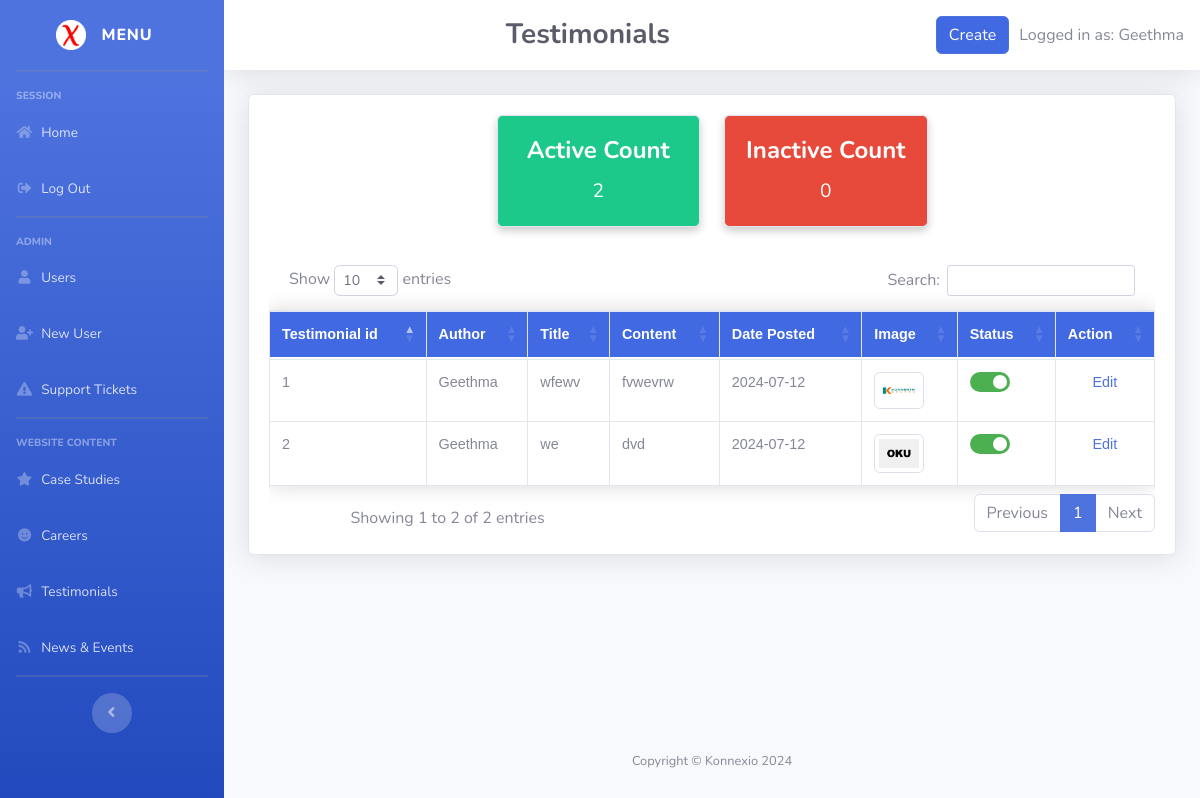
/admin_page/Testimonials.php (signed in), run on an earlier commit of the app's database.
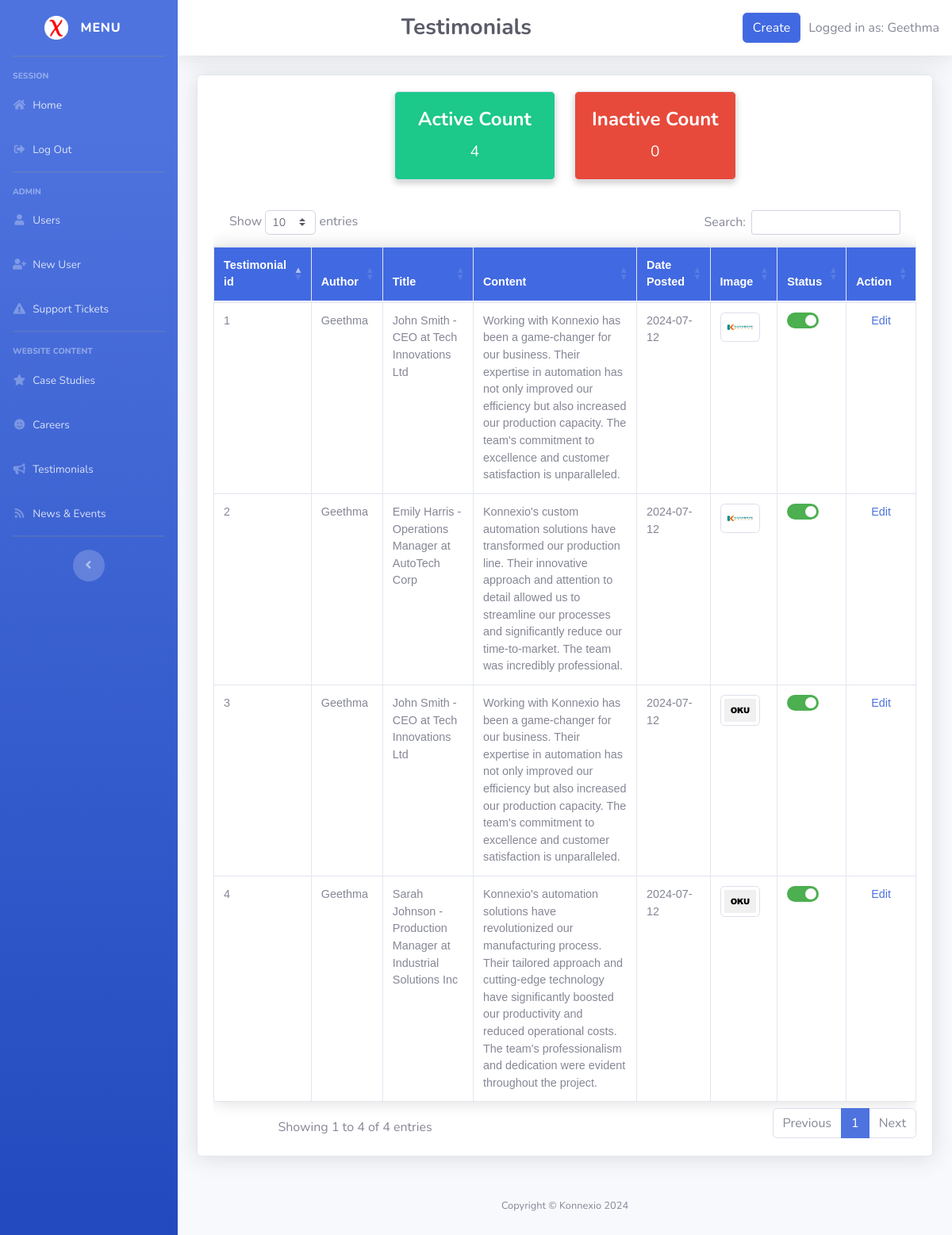
And on a later commit of the database.
### tables this page shows
CREATE TABLE `testimonial` (
  `testimonial_id` int(11) NOT NULL,
  `userid` int(11) NOT NULL,
  `title` varchar(255) DEFAULT NULL,
  `content` text DEFAULT NULL,
  `posted_date` date DEFAULT current_timestamp(),
  `image` varchar(255) DEFAULT NULL,
  `isactive` tinyint(1) NOT NULL DEFAULT 1,
  `last_updated_date` datetime DEFAULT NULL
);

CREATE TABLE `user` (
  `userid` int(11) NOT NULL,
  `first_name` varchar(255) NOT NULL,
  `last_name` varchar(255) NOT NULL,
  `roleid` int(11) NOT NULL,
  `contact_no` bigint(11) DEFAULT NULL,
  `email` varchar(255) DEFAULT NULL,
  `Gender` varchar(255) DEFAULT NULL,
  `Address` varchar(255) DEFAULT NULL,
  `isactive` tinyint(1) NOT NULL DEFAULT 1,
  `last_updated_date` datetime DEFAULT NULL
);

### admin_page/AdminPagesBody.php (the view, shortened to what this page needs)
<?php
$pageName = basename($_SERVER['PHP_SELF']);
$pagesToHideCreateButton = ['UserManagement.php', 'SupportTicket.php'];
$hideCreateButton = in_array($pageName, $pagesToHideCreateButton);
?>
<!DOCTYPE html>
<html lang="en">
<head>
    <link rel="stylesheet" href="https://stackpath.bootstrapcdn.com/bootstrap/4.5.2/css/bootstrap.min.css">
    <link rel="stylesheet" href="https://cdn.datatables.net/1.10.25/css/dataTables.bootstrap4.min.css">
</head>
<body>
<div id="wrapper">
    <?php include 'Sidebar.php'; ?>
    <div id="content-wrapper" class="d-flex flex-column">
        <div id="content">
            <nav class="navbar navbar-expand navbar-light bg-white topbar mb-4 static-top shadow">
            <div class="container-fluid">
                    <h3 class="m-0 font-weight-bold text-dark"><?php echo $tableName; ?></h3>
                    <div class="top-right justify-content-right">
                        <?php if (!$hideCreateButton): ?>
                            <a href="<?php echo $createButtonUrl; ?>" class="btn btn-primary btn-create">Create</a>
                        <?php endif; ?>
                        <span>Logged in as: <?php echo $_SESSION['first_name']; ?></span>
                    </div>
            </div>
            </nav>
            <div class="container-fluid">
				<div class="card shadow mb-4">
					<div class="card-body">
                        <div class="row justify-content-center mb-4">
                            <div class="col-sm-3 mb-1">
                                <div class="card text-white bg-success rounded">
                                    <div class="card-body">
                                        <h5 class="card-title"><?php echo isset($activeUsers) ? 'Active Users' : 'Active Count'; ?></h5>
                                        <p class="card-text"><?php echo $activeCount; ?></p>
                                    </div>
                                </div>
                            </div>
                            <div class="col-sm-3 mb-1">
                                <div class="card text-white bg-danger rounded">
                                    <div class="card-body">
                                        <h5 class="card-title"><?php echo isset($activeUsers) ? 'Deactivated Users' : 'Inactive Count'; ?></h5>
                                        <p class="card-text"><?php echo $inactiveCount; ?></p>
                                    </div>
                                </div>
                            </div>
                        </div>
                        <div class="table-responsive">
                            <?php
                                echo '<table class="table table-bordered dataTable styled-table" id="dataTable" width="100%" cellspacing="0" >
                                        <thead>
                                            <tr>';
                                                foreach ($tableTitles as $title) {
                                                    echo '<th scope="col">'.$title.'</th>';
                                                }
                                                if ($tableDbName != 'support_ticket') {
                                                    echo '<th scope="col">Action</th>';
                                                }
                                            echo'</tr>
                                        </thead>
                                        <tbody>';
                                while ($row = $result->fetch_assoc()) {
                                    echo '<tr>';
                                    foreach ($tableColumnNames as $columnName) {
										$columnNameWithoutAlias = str_replace('cs.', '', $columnName);
										$columnNameWithoutAlias = str_replace('r.', '', $columnNameWithoutAlias);
										$columnNameWithoutAlias = str_replace('cr.', '', $columnNameWithoutAlias);
                                        echo '<td class="left-align">';
                                        if ($columnNameWithoutAlias === 'image') {
                                            $imagePath = 'upload/'.$row[$columnNameWithoutAlias];
                                            echo '<a href="#" class="thumbnail-link" data-toggle="modal" data-target="#imageModal" data-image="'.$imagePath.'">';
                                            echo '<img src="'.$imagePath.'" alt="image" class="img-thumbnail">';
                                            echo '</a>';
                                        } elseif ($columnNameWithoutAlias === 'isactive') {
											echo '<label class="switch">';
											echo '<span class="slider round"></span>';
											echo '</label>';
										} elseif ($columnNameWithoutAlias === 'form') {
											$scriptData = $row['form'];
											echo htmlspecialchars($scriptData);
									    } else {
                                            echo $row[$columnNameWithoutAlias];
                                        }
                                        echo '</td>';
                                    }
									if ($tableDbName != 'support_ticket') {
										echo '<td><a href="' . $editButtonUrl . '?id='.$row[$tablePrimaryKey].'">Edit</a></td>';
									}
									echo '</tr>';
								}
                                echo '</tbody>
                                    </table>';
                            ?>
                        </div>
                    </div>
                </div>
            </div>
        </div>
        <footer class="sticky-footer">
            <div class="container my-auto">
                <div class="copyright text-center my-auto">
                    <span>Copyright &copy; Konnexio 2024</span>
                </div>
            </div>
        </footer>
    </div>
</div>
<?php include 'ReferencesBottom.php'?>
</body>
</html>

### admin_page/Testimonials.php (shortened to what this page needs)
<!DOCTYPE html>
<html lang="en">
<head>
    <?php include 'ReferencesTop.php'; ?>
</head>
<body id="page-top">
    <?php
        include 'Connection.php';
        $tableTitles = ['Testimonial id', 'Author', 'Title', 'Content', 'Date Posted','Image', 'Status'];
        $tableColumnNames = ['testimonial_id', 'first_name', 'title', 'content', 'posted_date','image','cs.isactive'];
        $tableName = 'Testimonials';
        $tableDbName = 'testimonial';
		$createButtonUrl = 'TestimonialNew.php';
		$editButtonUrl = 'TestimonialEdit.php';
		$tablePrimaryKey = 'testimonial_id';
        $query = 'SELECT ' . implode(',', $tableColumnNames) . '
                  FROM ' . $tableDbName . ' cs
                  JOIN user u ON cs.userid = u.userid';
        $result = $conn->query($query);
        $activeQuery = "SELECT COUNT(*) as active_count FROM $tableDbName WHERE isactive = 1";
        $inactiveQuery = "SELECT COUNT(*) as inactive_count FROM $tableDbName WHERE isactive = 0";
        $activeResult = $conn->query($activeQuery);
        $inactiveResult = $conn->query($inactiveQuery);
        $activeCount = $activeResult->fetch_assoc()['active_count'];
        $inactiveCount = $inactiveResult->fetch_assoc()['inactive_count'];
        include 'AdminPagesBody.php';
    ?>
</body>
</html>

### admin_page/ReferencesTop.php (shortened to what this page needs)
<!DOCTYPE html>
<html lang="en">
<head>
</head>
<body>
    <link href="https://cdn.jsdelivr.net/npm/bootstrap@5.0.2/dist/css/bootstrap.min.css" rel="stylesheet">
    <link href="vendor/fontawesome-free/css/all.min.css" rel="stylesheet" type="text/css">
    <link href="css/sb-admin-2.min.css" rel="stylesheet">
    <link href="vendor/datatables/dataTables.bootstrap4.min.css" rel="stylesheet">
</body>
</html>

### admin_page/connection.php (shortened to what this page needs)
<!DOCTYPE html>
<html lang="en">
<head>
</head>
<body>
</body>
</html>

### admin_page/Sidebar.php (shortened to what this page needs)
<!DOCTYPE html>
<html lang="en">
<head>
    <?php include 'ReferencesTop.php'; ?>
</head>
<body>
    <ul class="navbar-nav bg-gradient-primary sidebar sidebar-dark accordion" id="accordionSidebar">
        <a class="sidebar-brand d-flex align-items-center justify-content-center" href="Admin.php">
            <div class="sidebar-brand-icon rotate-n-0">
                <img src="smallLogo2.png" class="img-fluid" alt="Company Logo" width="30" height="auto">
            </div>
            <div class="sidebar-brand-text mx-3">Menu</div>
        </a>
        <hr class="sidebar-divider">
        <div class="sidebar-heading">
            Session
        </div>
        <li class="nav-item">
            <a class="nav-link" href="Admin.php">
                <i class="fas fa-fw fa-home"></i>
                <span>Home</span>
            </a>
        </li>
        <li class="nav-item">
            <a class="nav-link" href="javascript:void(0);" onclick="logout();">
                <i class="fas fa-fw fa-sign-out-alt"></i>
                <span>Log Out</span>
            </a>
        </li>
        <?php if ($_SESSION['roleid'] == 1): ?>
        <hr class="sidebar-divider">
        <?php endif; ?>
        <?php if ($_SESSION['roleid'] == 1): ?>
        <div class="sidebar-heading">
            Admin
        </div>
        <?php endif; ?>
        <?php if ($_SESSION['roleid'] == 1): ?>
        <li class="nav-item">
            <a class="nav-link" href="UserManagement.php">
                <i class="fas fa-fw fa-user"></i>
                <span>Users</span>
            </a>
        </li>
        <?php endif; ?>
        <?php if ($_SESSION['roleid'] == 1): ?>
         <li class="nav-item">
                <a class="nav-link" href="signup.php">
                    <i class="fas fa-fw fa-user-plus"></i>
                    <span>New User</span>
                </a>
            </li>
        <?php endif; ?>
        <?php if ($_SESSION['roleid'] == 1): ?>
        <li class="nav-item">
            <a class="nav-link" href="SupportTicket.php">
                <i class="fas fa-fw fa-exclamation-triangle"></i>
                <span>Support Tickets</span>
            </a>
        </li>
        <?php endif; ?>
        <hr class="sidebar-divider">
        <div class="sidebar-heading">
            Website Content
        </div>
        <li class="nav-item">
            <a class="nav-link" href="CaseStudy.php">
                <i class="fas fa-fw fa-star"></i>
                <span>Case Studies</span>
            </a>
        </li>
        <li class="nav-item">
            <a class="nav-link" href="Careers.php">
                <i class="fas fa-fw fa-smile"></i>
                <span>Careers</span>
            </a>
        </li>
        <li class="nav-item">
            <a class="nav-link" href="Testimonials.php">
                <i class="fas fa-fw fa-bullhorn"></i>
                <span>Testimonials</span>
            </a>
        </li>
        <li class="nav-item">
            <a class="nav-link" href="NewsEvents.php">
                <i class="fas fa-fw fa-rss"></i>
                <span>News & Events</span>
            </a>
        </li>
        <hr class="sidebar-divider d-none d-md-block">
        <div class="text-center d-none d-md-inline">
            <button class="rounded-circle border-0" id="sidebarToggle"></button>
        </div>
    </ul>
    <?php include 'ReferencesBottom.php'; ?>
</body>
</html>

### admin_page/ReferencesBottom.php (shortened to what this page needs)
<!DOCTYPE html>
<html lang="en">
<head>
</head>
<body>
</body>
</html>

### admin_page/AdminPagesBody.php (style rules this page uses)
.switch { position: relative; display: inline-block; width: 40px; height: 20px; }
.slider { position: absolute; cursor: pointer; top: 0; left: 0; right: 0; bottom: 0; background-color: #FF0000; transition: .4s; border-radius: 20px; }
.slider:before { position: absolute; content: ""; height: 14px; width: 14px; left: 3px; bottom: 3px; background-color: white; transition: .4s; border-radius: 50%; }
input:checked + .slider { background-color: #4CAF50; }
input:checked + .slider:before { transform: translateX(20px); }
.card { box-shadow: 0 4px 8px 0 rgba(0,0,0,0.2); transition: 0.3s; border: none; border-radius: 25px; }
.card-body { padding: 15px; text-align: center; }
.card-title { font-size: 1.5em; font-weight: bold; }
.card-text { font-size: 1.2em; }
.img-thumbnail { width: 50px; height: 50px; object-fit: cover; }
.left-align { text-align: left; }
table.dataTable thead th { font-weight: bold; color: white; text-align: left; }
.top-right { display: flex; justify-content: flex-end; align-items: center; gap: 10px; }
.top-right .btn-create { background-color: #4169E1; color: #fff; }
table.dataTable tbody td { border-radius: 0px; }
.styled-table { border-collapse: collapse; margin: 25px 0; font-size: 0.9em; font-family: sans-serif; min-width: 400px; box-shadow: 0 0 20px rgba(0, 0, 0, 0.15); }
.styled-table thead tr { background-color: #4169E1; color: #ffffff; text-align: left; }

What changed in the data, as far as the page shows it:
changed testimonial id 2: image: a different picture
added testimonial: testimonial_id "3", userid.first_name "Geethma", title "John Smith - CEO at Tech Innovations Ltd", content "Working with Konnexio has been a game-changer for our business. Their expertise in automation has not only improved our efficiency but also increased our production capacity. The team's commitment to excellence and customer satisfaction is unparalleled.", posted_date "2024-07-12", image (picture)
added testimonial: testimonial_id "4", userid.first_name "Geethma", title "Sarah Johnson - Production Manager at Industrial Solutions Inc", content "Konnexio's automation solutions have revolutionized our manufacturing process. Their tailored approach and cutting-edge technology have significantly boosted our productivity and reduced operational costs. The team's professionalism and dedication were evident throughout the project.", posted_date "2024-07-12", image (picture)
Also different on the page:
$activeCount: "2" → "4"
text written by a page script: "Show entries Search: Showing 1 to 2 of 2 entries Previous 1 Next" → "Show entries Search: Showing 1 to 4 of 4 entries Previous 1 Next"
new list line: "John Smith - CEO at Tech Innovations Ltd"
new list line: "Working with Konnexio has been a game-changer for our business. Their expertise in automation has not only improved our efficiency but also increased our production capacity. The team's commitment to excellence and customer satisfaction is unparalleled."
new list line: "Emily Harris - Operations Manager at AutoTech Corp"
new list line: "Konnexio's custom automation solutions have transformed our production line. Their innovative approach and attention to detail allowed us to streamline our processes and significantly reduce our time-to-market. The team was incredibly professional."
list line gone: "wfewv"
list line gone: "fvwevrw"
list line gone: "we"
list line gone: "dvd"
